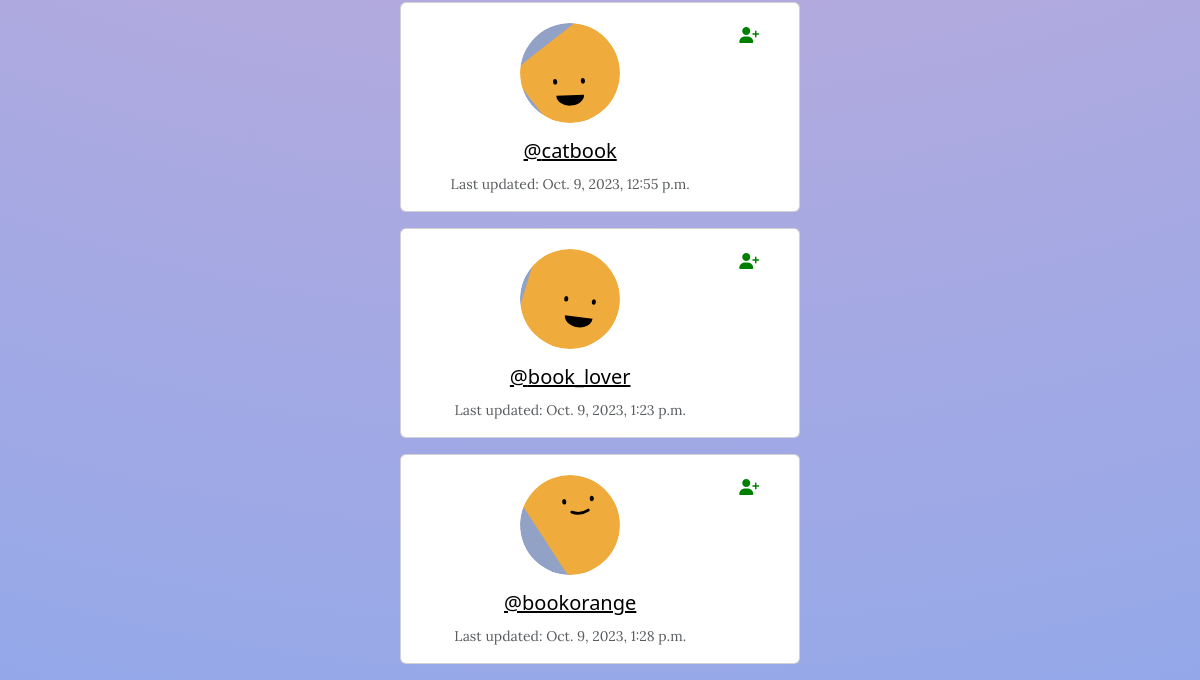
The app's page /members/profile_list (signed in, lower part), older data.
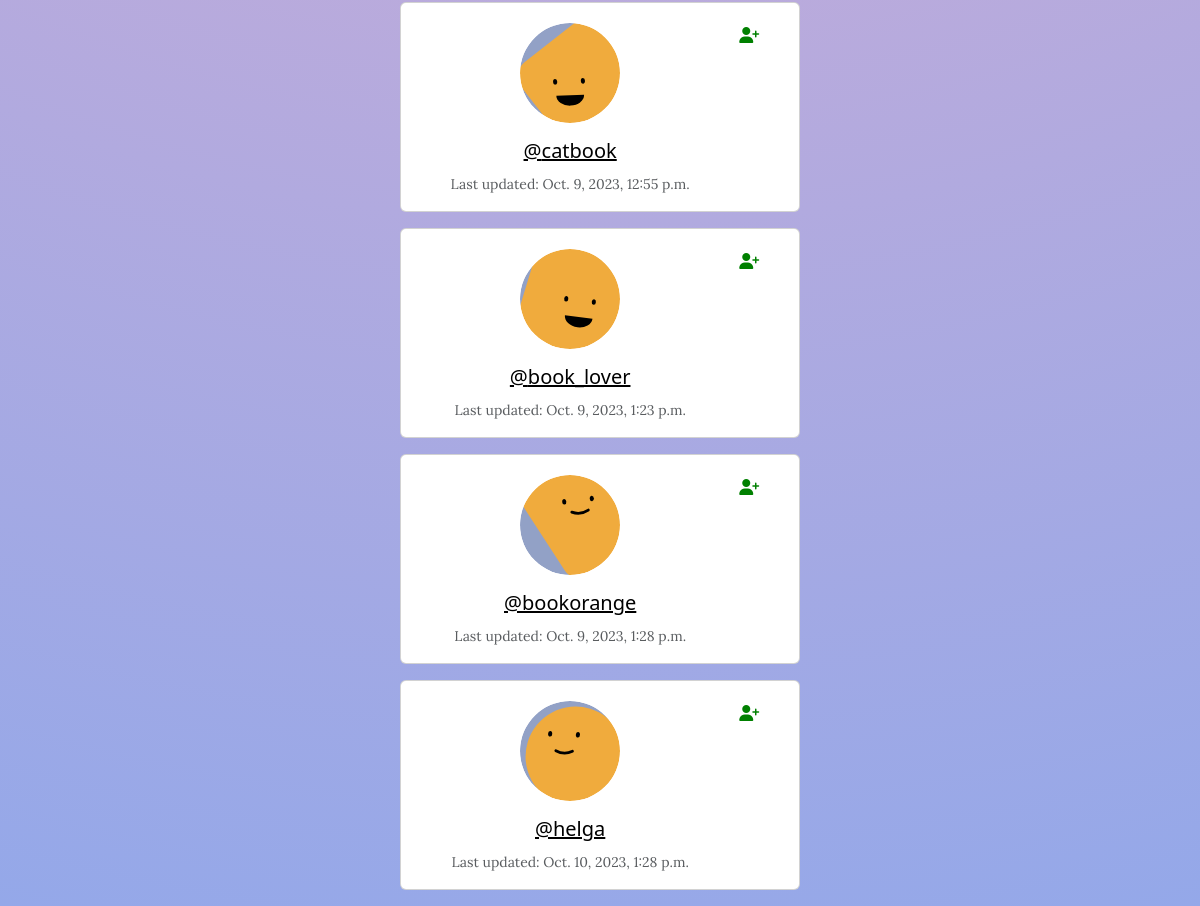
The same page, newer data.
### members/models.py (models this page shows, shortened)
class Profile(models.Model):
    user = models.OneToOneField(User, on_delete=models.CASCADE)
    follows = models.ManyToManyField("self",
                                     related_name="followed_by",
                                     symmetrical=False,
                                     blank=True)
    date_modified = models.DateTimeField(User, auto_now=True)
    profile_image = models.ImageField(null=True, blank=True, upload_to="images")
    profile_bio = models.CharField(null=True, blank=True, max_length=500)
    homepage_link = models.CharField(null=True, blank=True, max_length=100)
    instagram_link = models.CharField(null=True, blank=True, max_length=100)
    facebook_link = models.CharField(null=True, blank=True, max_length=100)

### members/views.py (the view)
# urls.py: path('profile_list', views.profile_list, name='profile_list'),
def profile_list(request):
    if request.user.is_authenticated:
        profiles = Profile.objects.exclude(user=request.user)
        return render(request, "profiles/profile_list.html", {"profiles": profiles})
    else:
        messages.success(request, "You must be logged in to view this page.")
        return redirect('welcome_page')

### members/templates/profiles/profile_list.html (shortened to what this page needs)
{% extends "base.html" %}
{% block content %}
   <div class="container-xxl d-flex justify-content-center align-items-center">
    <div class="text-center">
        {% if profiles %}
        {% for profile in profiles %}
        <div class="card card-list mb-3">
            <div class="row g-0">
                <div class="col-10">
                    <div class="profile-image d-flex align-items-center justify-content-center">
                        {% if profile.profile_image %}
                        <img class="profile-image-list" src="{{ profile.profile_image.url }}">
                        {% endif %}
                    </div>
                    <div class="card-body">
                        <h5 class="card-text"><a href="{% url 'profile' profile.user.id %}">@{{ profile.user.username|lower }}</a></h5>
                        <p class="card-text"><small class="text-body-secondary">Last updated: {{ profile.date_modified }}</small></p>
                    </div>
                </div>
                <div class="col-2">
                    {% if user.is_authenticated %}
                    {% if profile in user.profile.follows.all %}
                    <a href="{% url 'unfollow' profile.user.id %}">
                        <i class="fa-solid fa-user-minus" style="color:red"></i>
                    </a>
                    {% else %}
                    <a href="{% url 'follow' profile.user.id %}">
                        <i class="fa-solid fa-user-plus" style="color:green"></i>
                    </a>
                    {% endif %}
                    {% endif %}
                </div>
            </div>
        </div>
{% endfor %}
{% endif %}
            </div>
   </div>
{% endblock %}

Row changes from the older to the newer data that the page shows:
added Profile: profile_image (picture), user.username "helga", date_modified "Oct. 10, 2023, 1:28 p.m."
